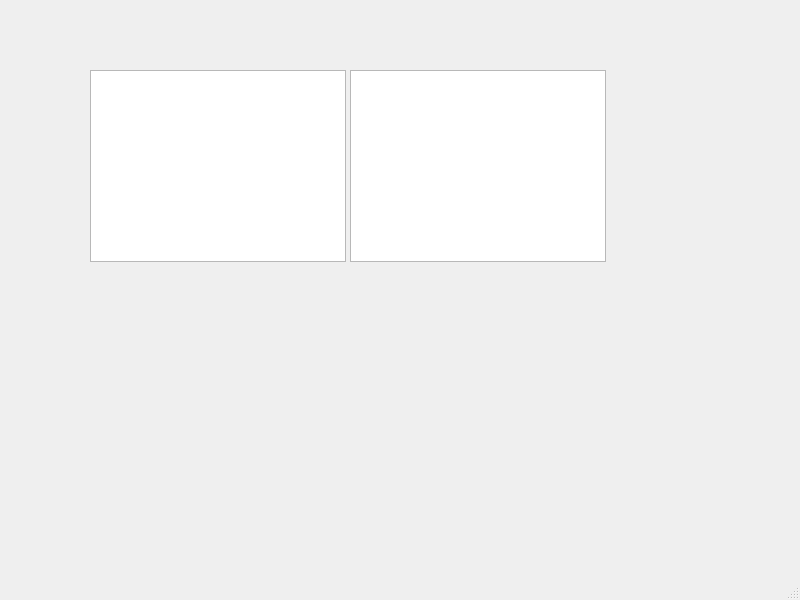
<?xml version="1.0" encoding="UTF-8"?>
<ui version="4.0">
 <class>MainWindow</class>
 <widget class="QMainWindow" name="MainWindow">
  <property name="geometry">
   <rect>
    <x>0</x>
    <y>0</y>
    <width>800</width>
    <height>600</height>
   </rect>
  </property>
  <property name="windowTitle">
   <string>MainWindow</string>
  </property>
  <widget class="QWidget" name="centralwidget">
   <widget class="QListWidget" name="listWidget">
    <property name="geometry">
     <rect>
      <x>90</x>
      <y>70</y>
      <width>256</width>
      <height>192</height>
     </rect>
    </property>
   </widget>
   <widget class="QListWidget" name="listWidget_2">
    <property name="geometry">
     <rect>
      <x>350</x>
      <y>70</y>
      <width>256</width>
      <height>192</height>
     </rect>
    </property>
   </widget>
  </widget>
  <widget class="QMenuBar" name="menubar">
   <property name="geometry">
    <rect>
     <x>0</x>
     <y>0</y>
     <width>800</width>
     <height>21</height>
    </rect>
   </property>
  </widget>
  <widget class="QStatusBar" name="statusbar"/>
 </widget>
 <resources/>
 <connections/>
</ui>
